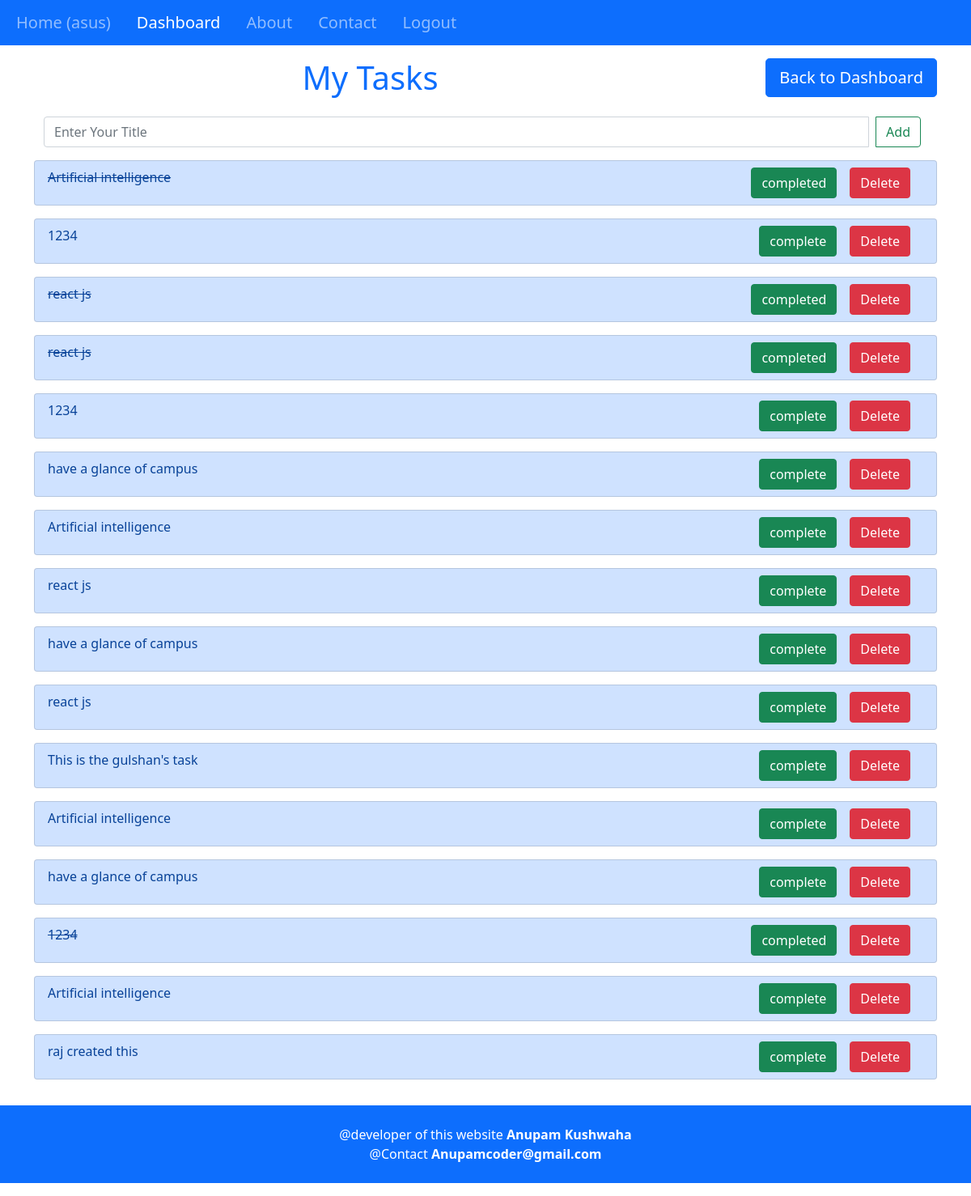
Screenshot of /my_task/ (signed in) with the database file from the repository.
### Todo/models.py (models this page shows)
class Task(models.Model):
    user_id=models.ForeignKey(User,on_delete=models.CASCADE)
    title=models.CharField(max_length=70)
    time=models.DateTimeField(auto_now_add=True)
    complete=models.BooleanField(default=False)

### Todo/views.py (the view)
# urls.py: 2. Add a URL to urlpatterns:  path('', views.home, name='home')
def home(request):
    print("home function has been called.........")
    tasks=Task.objects.filter(user_id=request.user.id)
    print(tasks)
    return render(request,'Todo/home.html',{'tasks':tasks})

### Todo/templates/Todo/home.html (shortened to what this page needs)
{% extends 'Blog/base.html' %}
{% load static %}
{% block body %}
<div class="container">
    <div class="row">
        <div class="col-md-9">
            <h1 class="text-center text-primary"> My Tasks </h1>
        </div>
        <div class="col-md-3">
            <a href="{% url 'dashboard_name' %}">
                 <button type="button" class="btn btn-lg btn-md btn-primary float-end"> Back to Dashboard </button>
             </a>
        </div>
    </div>
</div>
    <div class="container">
      <form method="POST" action="{% url 'my_task_add_task' %}"> {% csrf_token %}
            <div class="container mt-3">
        <div class="input-group mb-3">
            <input type="text" class="form-control mr-2" id="title" name="title" aria-label="" aria-describedby="basic-addon1"
                   placeholder="Enter Your Title">
            <button class="btn btn-outline-success mx-2" type="submit" >Add</button>
        </div>
    </div>
      </form>
    </div>
    <div class="container my-3">
      {% for i in tasks %}
    <div class="list-group my-3">
      <li class="list-group-item list-group-item-primary">
          {% if i.complete %}
               <strike>{{i.title}}</strike>
               <a  onclick="popup({{i.id}})">
                  <button type="button"  class="btn btn-danger float-end mx-3" >Delete</button>
                </a>
                <a href="{% url 'my_task_complete' i.id %}" >
                  <button type="button" class="btn btn-success float-end">completed</button>
               </a>
          {% elif i.complete != 'True' %}
               {{i.title}}
            <a  onclick="popup({{i.id}})">
                      <button type="button"  class="btn btn-danger float-end mx-3" >Delete</button>
             </a>
             <a href="{% url 'my_task_complete' i.id %}">
               <button type="button" class="btn btn-success float-end">complete</button>
             </a>
          {% endif %}
      </li>
     </div>
      {% endfor %}
    </div>
{% endblock body %}

### Blog/templates/Blog/navbar.html (shortened to what this page needs)
{% url 'about' as about %}
{% url 'contact' as contact %}
{% url 'dashboard' as dashboard %}
{% url 'home' as home %}
{% url 'logout' as logout %}
{% url 'my_task' as my_task %}
{% url 'add_blog' as add_blog %}
<nav class="navbar navbar-expand-lg navbar-dark bg-primary">
  <div class="collapse navbar-collapse" id="mydiv navbarNav">
    <ul class="navbar-nav">
      {% if request.user.is_authenticated %}
      <li class="nav-item" onclick="color()">
        <a class="nav-link navbar-brand {% if request.path == home %} active {% endif %}" href="/">Home <span class="sr-only">({{request.user.username}})</span></a>
      </li>
      <li class="nav-item" onclick="color()">
        <a class="nav-link navbar-brand {% if request.path == dashboard or request.path == add_blog or request.path == my_task %} active {% endif %}" href="{% url 'dashboard_name' %}">Dashboard</a>
      </li>
      {% endif %}
      <li class="nav-item" onclick="color()">
        <a class="nav-link navbar-brand {% if request.path == about %} active {% endif %}" href="{% url 'about_name' %}">About</a>
      </li>
      <li class="nav-item" onclick="color()">
        <a class="nav-link navbar-brand {% if request.path == contact %} active {% endif %}" href="{% url 'contact_name' %}">Contact</a>
      </li>
       {% if request.user.is_authenticated %}
        <li class="nav-item" onclick="color()">
            <a class="nav-link navbar-brand {% if request.path == logout %} active {% endif %}" href="{% url 'logout_name' %}">Logout</a>
        </li>
      {% endif %}
    </ul>
  </div>
</nav>

### rows the page displays
Task: title "Artificial intelligence"
Task: title "1234"
Task: title "react js"
Task: title "react js"
Task: title "1234"
Task: title "have a glance of campus"
Task: title "Artificial intelligence"
Task: title "react js"
Task: title "have a glance of campus"
Task: title "react js"
Task: title "This is the gulshan's task"
Task: title "Artificial intelligence"
Task: title "have a glance of campus"
Task: title "1234"
Task: title "Artificial intelligence"
Task: title "raj created this"

### other values shown
{{ request.user.username }} "asus"
